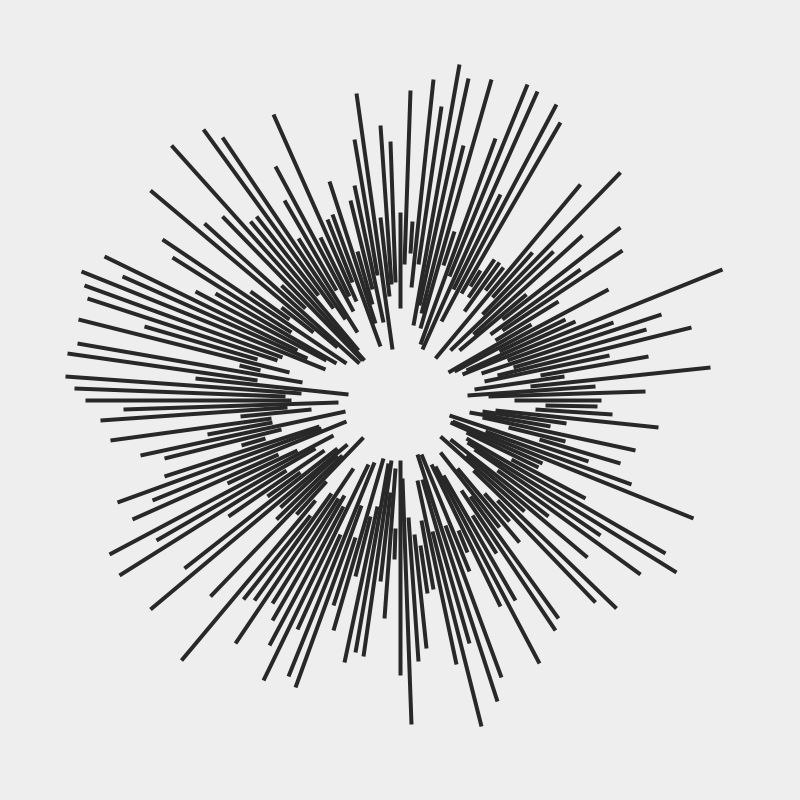
Frame 1 (no input)
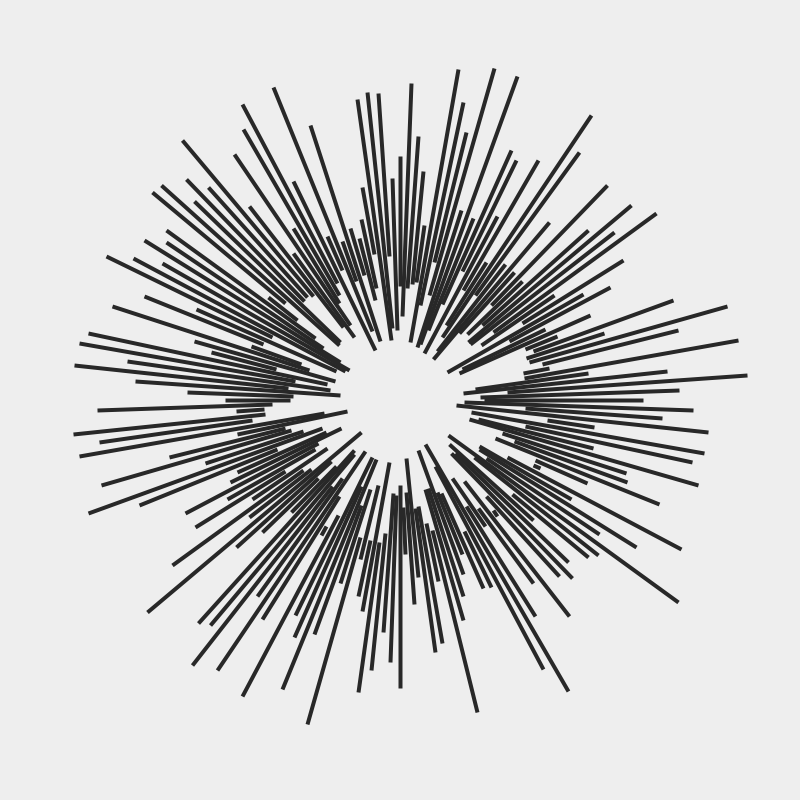
Frame 2 (the mouse pressed at the canvas centre, redrawn once)

The Processing sketch that drew these frames (run headless with seeded random() and noise(); the mouse was pressed at the canvas centre and the sketch redrawn once):

// Processing sketch: build
// ── build.pde




void setup() {
  size(800, 800);
  background(#eeeeee);
  noLoop();
}


void draw() {
  background(#eeeeee);
  translate(width/2, height/2);
  for (int a = 0; a < 360; a+=2) {
    float x = random(50, 150);
    float xx = random(150, 350);
    pushMatrix();
    rotate(radians(a));
    strokeCap(CORNER);
    strokeWeight(4);
    stroke(40);
    line(x, 0, xx, 0);
    popMatrix();
  }
}

void keyPressed() {
  redraw();
}
